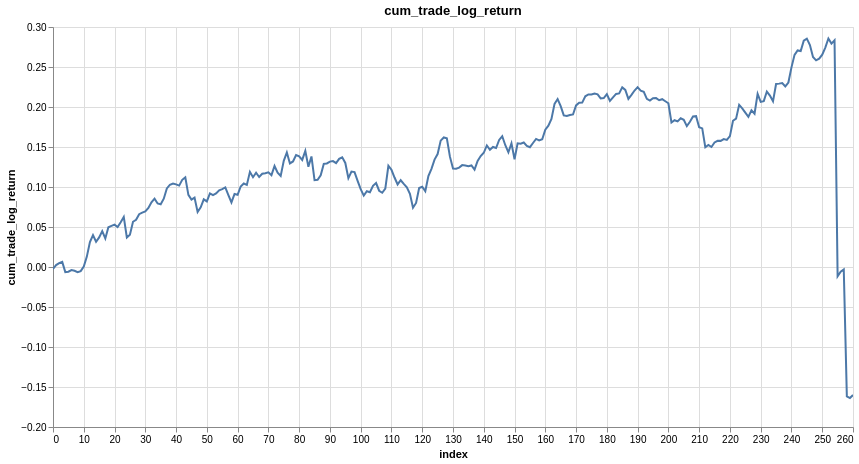

The cell this chart's notebook holds for it:
### Markdown cell above
#### display equity curve (log space)

### Code cell
research.plot_column(trades, 'cum_trade_log_return')

### Figure 1 — Vega-Lite specification as saved in the notebook (floating-point values rounded to 4 significant figures; data arrays with more than 128 entries replaced by an {"elided": "..."} marker saying what was removed)
{"config": {"view": {"continuousWidth": 300, "continuousHeight": 300}}, "data": {"name": "data-08378b102b7dc2ef45dc09f99f7aea6a"}, "mark": {"type": "line", "tooltip": true}, "encoding": {"x": {"field": "index", "type": "quantitative"}, "y": {"field": "cum_trade_log_return", "type": "quantitative"}}, "height": 400, "params": [{"name": "param_1e9efca18e7a2868", "select": {"type": "interval", "encodings": ["x", "y"]}, "bind": "scales"}], "title": "cum_trade_log_return", "width": 800, "$schema": "https://vega.github.io/schema/vega-lite/v6.1.0.json", "datasets": {"data-08378b102b7dc2ef45dc09f99f7aea6a": {"elided": "261 records"}}}
